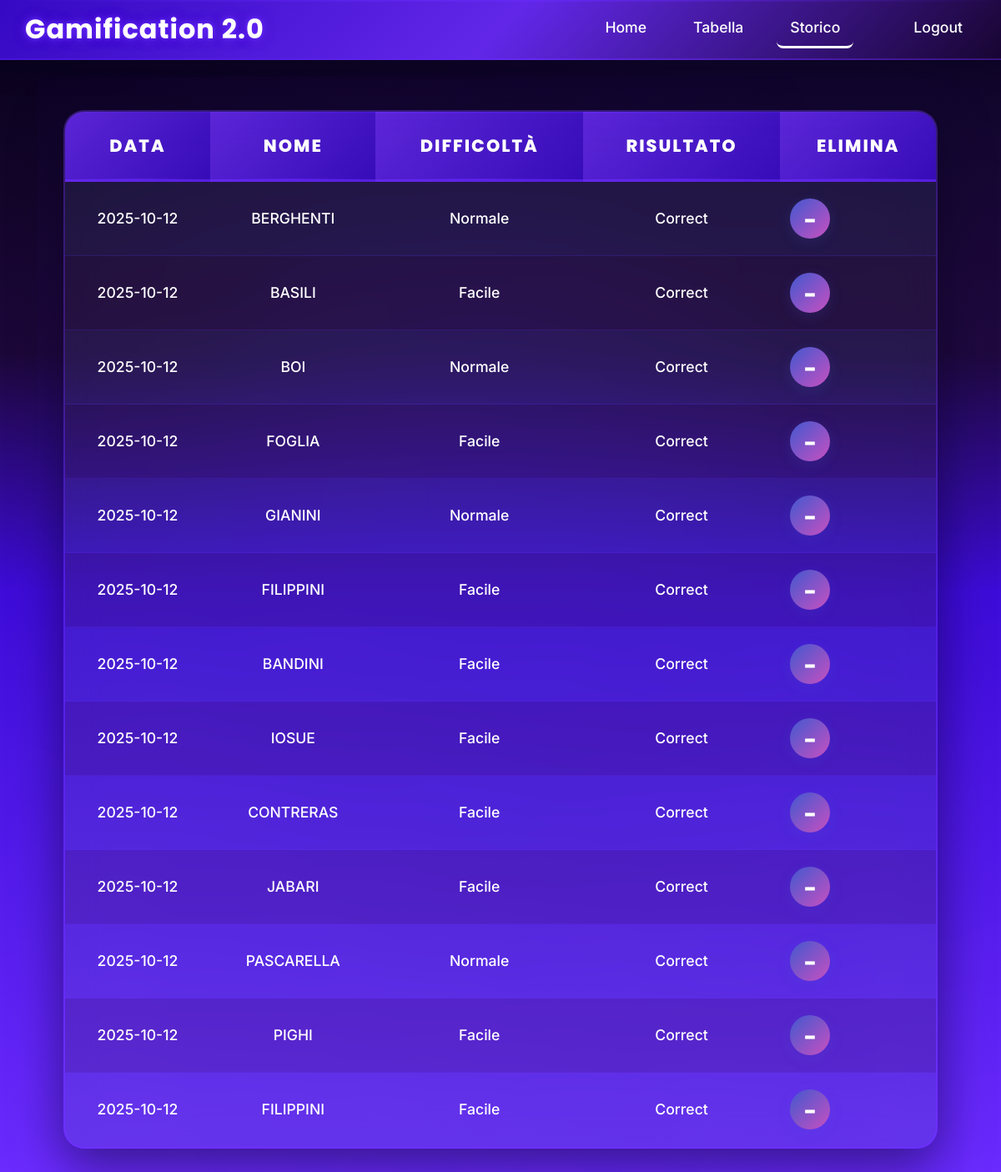
The app's page /storico (signed in) with its own data.
### website/models.py (models this page shows)
class Storico(db.Model):
    id = db.Column(db.Integer, primary_key=True)
    user_id = db.Column(db.Integer, db.ForeignKey('user.id'), nullable=False)
    cognome = db.Column(db.String(100), nullable=False)
    difficolta = db.Column(db.String(20), nullable=False)
    risultato = db.Column(db.String(10), nullable=False)
    data = db.Column(db.DateTime, default=func.now())

### website/views.py (the view)
@views.route('/storico')
@login_required
def storico():
    from flask_login import current_user
    storico_data = Storico.query.filter_by(user_id=current_user.id).all()
    return render_template('storico.html', storico_data=storico_data, user=current_user)

### website/__init__.py (called while the page is built)
def create_app():
    app = Flask(__name__)
    app.config['SECRET_KEY'] = 'x-Eteyefh4gpmU5pbxdxPEi1HdXQ9o4vDCdoKpB0ojRMu36zhs665lJbtkYk8n3l5a9Lo7N3ae7h-J1o_nZ79g'
    app.config['SQLALCHEMY_DATABASE_URI'] = f'sqlite:///{DB_NAME}'
    db.init_app(app)
    from .views import views
    from .auth import auth
    app.register_blueprint(views, url_prefix='/')
    app.register_blueprint(auth, url_prefix='/')
    from .models import User
    with app.app_context():
        db.create_all()
    login_manager = LoginManager()
    login_manager.login_view = 'auth.login'
    login_manager.init_app(app)
    @login_manager.user_loader
    def load_user(id):
        return User.query.get(int(id))
    return app

### website/templates/storico.html (shortened to what this page needs)
{% extends "base.html" %}
{% block content %}
<div class="tabella-container">
  <table class="tabella-moderna">
    <thead>
      <tr>
        <th>Data</th>
        <th>Nome</th>
        <th>Difficoltà</th>
        <th>Risultato</th>
        <th>Elimina</th>
      </tr>
    </thead>
    <tbody>
      {% for entry in storico_data %}
      <tr>
        <td>{{ entry.data.strftime('%Y-%m-%d') }}</td>
        <td>{{ entry.cognome }}</td>
        <td>{{ entry.difficolta | capitalize }}</td>
        <td>{{ entry.risultato | capitalize }}</td>
        <td><button onclick="deleteEntry({{ entry.id }})" style="font-size:2.2rem; font-weight:700; color:#fff; background:linear-gradient(135deg,#4158d0,#c850c0); border:none; border-radius:50%; width:48px; height:48px; box-shadow:0 4px 16px rgba(65,88,208,0.18); display:flex; align-items:center; justify-content:center; cursor:pointer; transition:transform 0.15s;">-</button></td>
      </tr>
      {% endfor %}
    </tbody>
  </table>
</div>
{% endblock %}

### website/static/css/style.css (style rules this page uses)
* { margin: 0; padding: 0; box-sizing: border-box; }
html, body { min-height: 100vh; width: 100%; font-family: 'Inter', 'Poppins', sans-serif; background: radial-gradient(ellipse at center, rgba(59,10,214,0.2) 0%, transparent 50%), radial-gradient(ellipse at 20% 80%, rgba(107,43,255,0.1) 0%, transparent 70%), radial-gradient(ellipse at 80% 20%, rgba(107,43,255,0.08) 0%, transparent 70%), linear-gradient(180deg, #070219 0%, #1a0633 30%, #3b0ad6 50%, #6b2bff 100%); color: #FFFFFF; overflow-x: hidden; position: relative; }
body::before { content: ''; position: fixed; top: 0; left: 0; width: 100%; height: 100%; background-image: radial-gradient(4px 4px at 20% 30%, rgba(107,43,255,0.12) 0%, transparent 50%), radial-gradient(3px 3px at 80% 70%, rgba(59,10,214,0.08) 0%, transparent 50%), radial-gradient(2px 2px at 40% 80%, rgba(107,43,255,0.06) 0%, transparent 50%); background-repeat: repeat; background-size: 300px 200px; animation: softGlow 30s ease-in-out infinite alternate; pointer-events: none; z-index: -1; opacity: 0.5; }
.tabella-container { display: flex !important; justify-content: center !important; align-items: center !important; min-height: 70vh !important; width: 100% !important; padding: 40px 20px !important; position: relative !important; }
.tabella-container::before { content: ''; position: absolute; top: 0; left: 0; right: 0; bottom: 0; background: radial-gradient(circle at 30% 20%, rgba(107,43,255,0.05) 0%, transparent 50%), radial-gradient(circle at 70% 80%, rgba(59,10,214,0.05) 0%, transparent 50%) !important; pointer-events: none !important; z-index: -1 !important; }
.tabella-moderna { width: 98% !important; max-width: 1200px !important; border-collapse: separate !important; border-spacing: 0 !important; background: rgba(255,255,255,0.05) !important; backdrop-filter: blur(20px) !important; box-shadow: 0 20px 60px rgba(6,3,25,0.5), inset 0 1px 0 rgba(255, 255, 255, 0.1) !important; border-radius: 25px !important; overflow: hidden !important; margin: 0 auto !important; border: 2px solid rgba(107,43,255,0.3) !important; position: relative !important; }
.tabella-moderna::before { content: ''; position: absolute; top: 0; left: 0; right: 0; height: 2px; background: linear-gradient(90deg, transparent, rgba(107,43,255,0.5), transparent) !important; animation: softGlow 4s ease-in-out infinite alternate !important; }
.tabella-moderna th { background: linear-gradient(135deg, rgba(107,43,255,0.8) 0%, rgba(59,10,214,0.8) 100%) !important; color: #FFFFFF !important; font-family: 'Poppins', sans-serif !important; font-size: 1.3rem !important; font-weight: 800 !important; padding: 25px 15px !important; text-align: center !important; letter-spacing: 2px !important; text-transform: uppercase !important; position: relative !important; border-bottom: 3px solid rgba(107,43,255,0.5) !important; }
.tabella-moderna th::after { content: ''; position: absolute; bottom: 0; left: 0; right: 0; height: 1px; background: linear-gradient(90deg, transparent, rgba(107,43,255,0.5), transparent) !important; animation: softGlow 2s ease-in-out infinite alternate !important; }
.tabella-moderna td { padding: 20px 12px !important; border-bottom: 1px solid rgba(107,43,255,0.2) !important; text-align: center !important; font-size: 1.1rem !important; font-family: 'Inter', sans-serif !important; font-weight: 500 !important; background: rgba(15,52,96,0.1) !important; transition: all 0.3s ease !important; position: relative !important; }
.tabella-moderna tbody tr:nth-child(even) td { background: rgba(26,11,46,0.2) !important; }

### records on screen
Storico: data "2025-10-12", cognome "BERGHENTI", difficolta "Normale", risultato "Correct"
Storico: data "2025-10-12", cognome "BASILI", difficolta "Facile", risultato "Correct"
Storico: data "2025-10-12", cognome "BOI", difficolta "Normale", risultato "Correct"
Storico: data "2025-10-12", cognome "FOGLIA", difficolta "Facile", risultato "Correct", {{ entry.id }} 4 (drawn)
Storico: data "2025-10-12", cognome "GIANINI", difficolta "Normale", risultato "Correct"
Storico: data "2025-10-12", cognome "FILIPPINI", difficolta "Facile", risultato "Correct"
Storico: data "2025-10-12", cognome "BANDINI", difficolta "Facile", risultato "Correct"
Storico: data "2025-10-12", cognome "IOSUE", difficolta "Facile", risultato "Correct"
Storico: data "2025-10-12", cognome "CONTRERAS", difficolta "Facile", risultato "Correct"
Storico: data "2025-10-12", cognome "JABARI", difficolta "Facile", risultato "Correct"
Storico: data "2025-10-12", cognome "PASCARELLA", difficolta "Normale", risultato "Correct"
Storico: data "2025-10-12", cognome "PIGHI", difficolta "Facile", risultato "Correct"
Storico: data "2025-10-12", cognome "FILIPPINI", difficolta "Facile", risultato "Correct"
